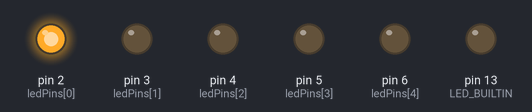
A sketch run on a simulated Arduino Uno, built with avr-gcc and run on an emulated ATmega328P. Parts: output pins drawn as LEDs (lit = HIGH).

Above: at 0.5 s.
At 2.5 s:
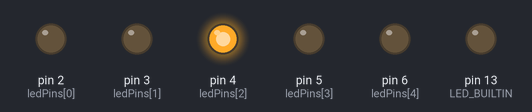
At 4.5 s:
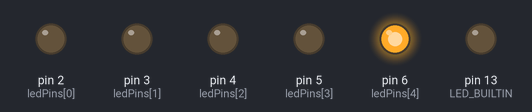
At 10.5 s:
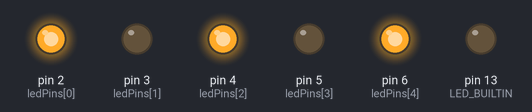
At 14.5 s:
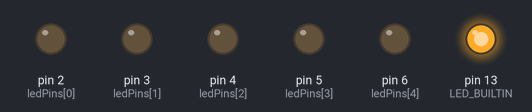
At 19.5 s:
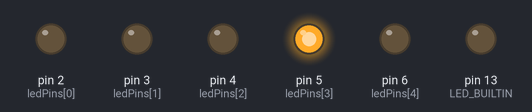
Timing chart, 0 to 20.8 s (numbered marks = the images above):
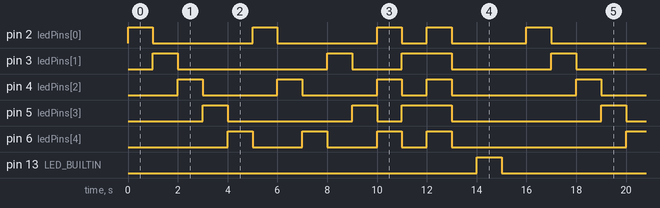

Measured:
- by itself, pin 2 (ledPins[0]): repeats every 16.0 s: 2 × (LOW 4.0 s, HIGH 1.0 s), LOW 1.0 s, HIGH 1.0 s, LOW 3.0 s, HIGH 1.0 s
- by itself, pin 3 (ledPins[1]): repeats every 16.0 s: LOW 6.0 s, HIGH 1.0 s, LOW 2.0 s, HIGH 2.0 s, LOW 4.0 s, HIGH 1.0 s
- by itself, pin 4 (ledPins[2]): repeats every 16.0 s: 2 × (LOW 3.0 s, HIGH 1.0 s), LOW 1.0 s, HIGH 1.0 s, LOW 5.0 s, HIGH 1.0 s
- by itself, pin 5 (ledPins[3]): repeats every 16.0 s: LOW 5.0 s, HIGH 1.0 s, LOW 1.0 s, HIGH 2.0 s, LOW 6.0 s, HIGH 1.0 s
- by itself, pin 6 (ledPins[4]): repeats every 16.0 s: 2 × (LOW 2.0 s, HIGH 1.0 s), LOW 1.0 s, HIGH 1.0 s, LOW 7.0 s, HIGH 1.0 s
- by itself, pin 13 (LED_BUILTIN): alternates HIGH for 1.0 s and LOW for 15.0 s

The sketch:

LED-Blinker.ino
```cpp
const int ledPins[] = {2, 3, 4, 5, 6};
const int redLedPins[] = {2, 4, 6};
const int greenLedPins[] = {3, 5};
const int numLeds = 5;
const int seqLength = 10;
const int seq[] = {0, 1, 2, 3, 4, 0, 2, 4, 1, 3};

bool runSeq = true;

void setup() {
  for (int i = 0; i < numLeds; i++) {
    pinMode(ledPins[i], OUTPUT);
  }
  pinMode(LED_BUILTIN, OUTPUT);
}

void loop() {
  if (runSeq) {

    ledControlHandler(ledPins, numLeds, LOW);

    // Verse 1: LED Sequentially Blinking
    for (int i = 0; i < seqLength; i++) {
      int ledIndexArray[] = { ledPins[seq[i]] };
      ledControlHandler(ledIndexArray, 1, HIGH);
      delay(1000);
      ledControlHandler(ledIndexArray, 1, LOW);
    }

    // Verse 2: Turning all Greed's off and Red's on
    ledControlHandler(greenLedPins, 2, LOW);
    ledControlHandler(redLedPins, 3, HIGH);
    delay(1000);

    // Verse 3: Turning all Red's off and Greed's on
    ledControlHandler(redLedPins, 3, LOW);
    ledControlHandler(greenLedPins, 2, HIGH);
    delay(1000);

    // Verse 4: Turning on all LEDs
    ledControlHandler(ledPins, numLeds, HIGH);
    delay(1000);

    // Verse 5: Turning off all LEDs
    ledControlHandler(ledPins, numLeds, LOW);
    delay(1000);
  }

  // Built-in LED
  digitalWrite(LED_BUILTIN, HIGH);
  delay(1000);
  digitalWrite(LED_BUILTIN, LOW);
  delay(1000);
}

// LED Control Handler
void ledControlHandler(const int ledArray[], int arraySize, int state) {
  for (int i = 0; i < arraySize; i++) {
    digitalWrite(ledArray[i], state);
  }
}
```
